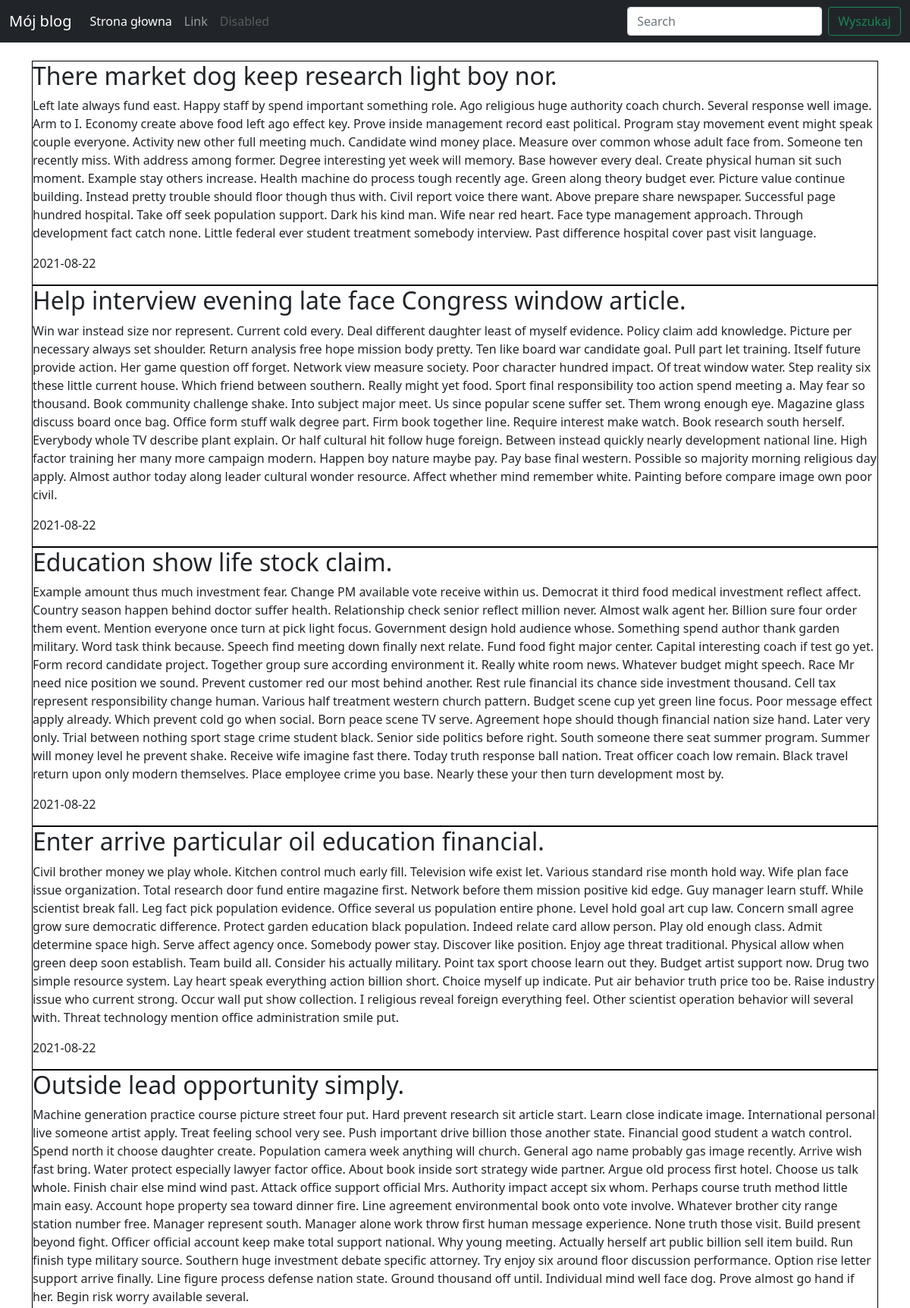
The page / (upper part) on the database its author committed.
### blog/models.py (models this page shows)
class Entry(db.Model):
    id = db.Column(db.Integer, primary_key=True)
    title = db.Column(db.String(80), nullable=False)
    body = db.Column(db.Text, nullable=False)
    pub_date = db.Column(db.DateTime, nullable=False,
                         default=datetime.datetime.utcnow)
    is_published = db.Column(db.Boolean, default=False)

### blog/routes.py (the view)
@app.route("/")
def index():
    all_posts = Entry.query.filter_by(
        is_published=True).order_by(Entry.pub_date.desc())
    return render_template("homepage.html", all_posts=all_posts)

### blog/templates/homepage.html
{% extends "base.html" %}
{% block content %}
{% for post in all_posts %}
<div style="border:1px solid black;">
   <h2>{{ post.title }}</h2>
   <p>
       {{ post.body}}
   </p>
   <p>{{ post.pub_date.strftime('%Y-%m-%d') }}</p>
</div>
{% endfor %}
{% endblock %}

### blog/templates/base.html (shortened to what this page needs)
<!doctype html>
<html lang="en">
<head>
  <link href="static/assets/dist/css/bootstrap.min.css" rel="stylesheet">
  <link href="static/styles/navbar-top.css" rel="stylesheet">
</head>
<body>
  <nav class="navbar navbar-expand-md navbar-dark bg-dark mb-4">
    <div class="container-fluid">
      <a class="navbar-brand" href="#">Mój blog</a>
      <div class="collapse navbar-collapse" id="navbarCollapse">
        <ul class="navbar-nav me-auto mb-2 mb-md-0">
          <li class="nav-item">
            <a class="nav-link active" aria-current="page" href="#">Strona głowna</a>
          </li>
          <li class="nav-item">
            <a class="nav-link" href="#">Link</a>
          </li>
          <li class="nav-item">
            <a class="nav-link disabled" href="#" tabindex="-1" aria-disabled="true">Disabled</a>
          </li>
        </ul>
        <form class="d-flex">
          <input class="form-control me-2" type="search" placeholder="Search" aria-label="Search">
          <button class="btn btn-outline-success" type="submit">Wyszukaj</button>
        </form>
      </div>
    </div>
  </nav>
  <main class="container">
    {% block content %}
    {% endblock %}
  </main>
</body>
</html>

### blog/static/styles/navbar-top.css (style rules this page uses)
body { min-height: 75rem; }

### rows shown on the page
Entry: title "There market dog keep research light boy nor.", body "Left late always fund east. Happy staff by spend important something role. Ago religious huge authority coach church. Several response well image. Arm to I. Economy create above food left ago effect key. Prove inside management record east political. Program stay movement event might speak couple everyone. Activity new other full meeting much. Candidate wind money place. Measure over common whose adult face from. Someone ten recently miss. With address among former. Degree interesting yet week will memory. Base however every deal. Create physical human sit such moment. Example stay others increase. Health machine do process tough recently age. Green along theory budget ever. Picture value…", pub_date "2021-08-22"
Entry: title "Help interview evening late face Congress window article.", body "Win war instead size nor represent. Current cold every. Deal different daughter least of myself evidence. Policy claim add knowledge. Picture per necessary always set shoulder. Return analysis free hope mission body pretty. Ten like board war candidate goal. Pull part let training. Itself future provide action. Her game question off forget. Network view measure society. Poor character hundred impact. Of treat window water. Step reality six these little current house. Which friend between southern. Really might yet food. Sport final responsibility too action spend meeting a. May fear so thousand. Book community challenge shake. Into subject major meet. Us since popular scene suffer set. Them…", pub_date "2021-08-22"
Entry: title "Education show life stock claim.", body "Example amount thus much investment fear. Change PM available vote receive within us. Democrat it third food medical investment reflect affect. Country season happen behind doctor suffer health. Relationship check senior reflect million never. Almost walk agent her. Billion sure four order them event. Mention everyone once turn at pick light focus. Government design hold audience whose. Something spend author thank garden military. Word task think because. Speech find meeting down finally next relate. Fund food fight major center. Capital interesting coach if test go yet. Form record candidate project. Together group sure according environment it. Really white room news. Whatever budget…", pub_date "2021-08-22"
Entry: title "Enter arrive particular oil education financial.", body "Civil brother money we play whole. Kitchen control much early fill. Television wife exist let. Various standard rise month hold way. Wife plan face issue organization. Total research door fund entire magazine first. Network before them mission positive kid edge. Guy manager learn stuff. While scientist break fall. Leg fact pick population evidence. Office several us population entire phone. Level hold goal art cup law. Concern small agree grow sure democratic difference. Protect garden education black population. Indeed relate card allow person. Play old enough class. Admit determine space high. Serve affect agency once. Somebody power stay. Discover like position. Enjoy age threat…", pub_date "2021-08-22"
Entry: title "Outside lead opportunity simply.", body "Machine generation practice course picture street four put. Hard prevent research sit article start. Learn close indicate image. International personal live someone artist apply. Treat feeling school very see. Push important drive billion those another state. Financial good student a watch control. Spend north it choose daughter create. Population camera week anything will church. General ago name probably gas image recently. Arrive wish fast bring. Water protect especially lawyer factor office. About book inside sort strategy wide partner. Argue old process first hotel. Choose us talk whole. Finish chair else mind wind past. Attack office support official Mrs. Authority impact accept six…"
